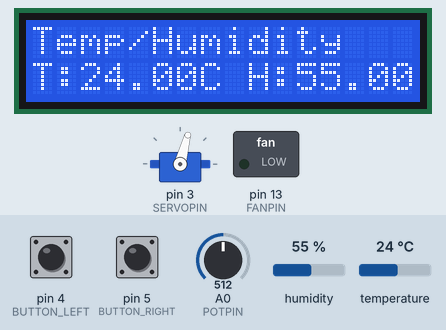
Bench run of a sketch on a simulated Arduino Uno, built with avr-gcc and run on an emulated ATmega328P. Shown: servo, 16×2 character LCD, switched loads named in the sketch (green lamp = pin HIGH). The inputs (shaded band) are chosen by the test bench; at power-on: pin 4 (BUTTON_LEFT) HIGH, A0 (POTPIN) = 512, pin 5 (BUTTON_RIGHT) HIGH, humidity 55 %, temperature 24 °C.

Above: at 2.2 s.
2.3 s: pin 4 (BUTTON_LEFT) pulled LOW for 1 s
At 4.7 s:
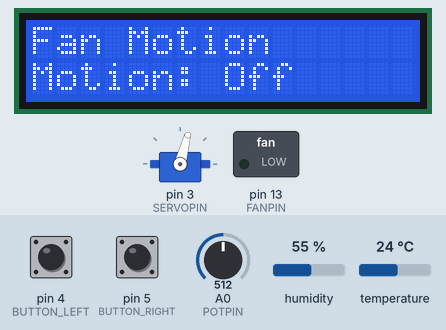
5.0 s: A0 (POTPIN) set to 527
At 5.13 s:
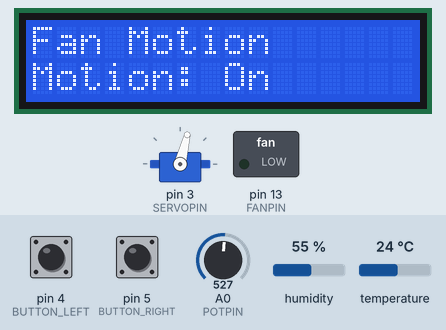
7.1 s: pin 5 (BUTTON_RIGHT) pulled LOW for 0.25 s
At 9.79 s:
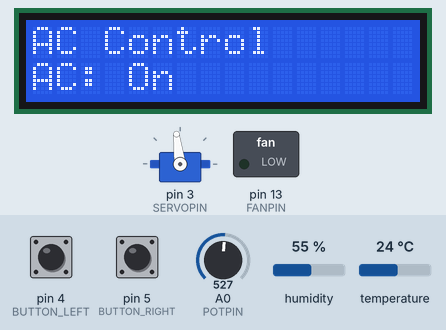
9.8 s: pin 5 (BUTTON_RIGHT) pulled LOW for 1 s
At 11.33 s:
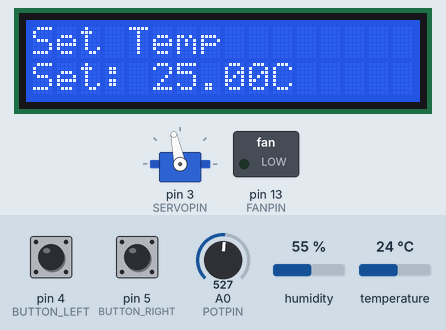
12.3 s: A0 (POTPIN) set to 471
At 15.49 s:
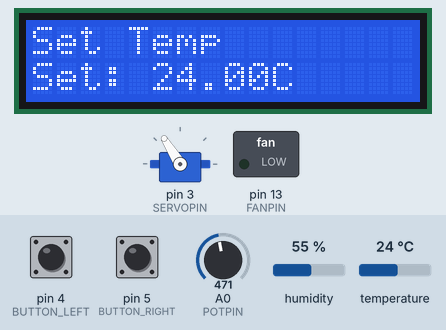
17.1 s: A0 (POTPIN) set to 451
At 17.57 s:
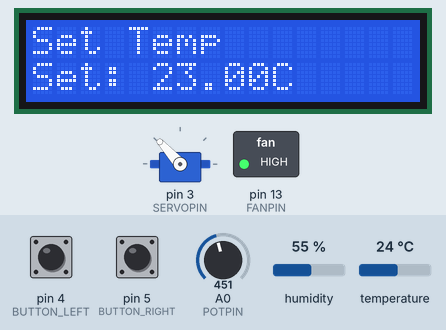
Timing chart, 0 to 23.1 s (numbered marks = the images above; inputs shaded):
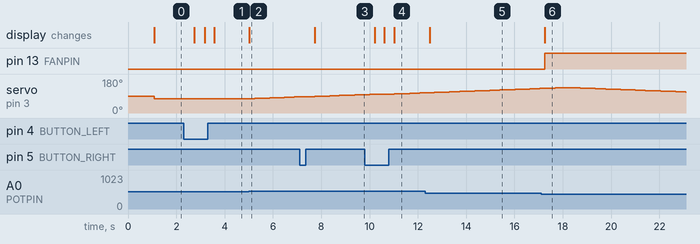

Measured:
- the behaviour switches between 512 and 513 on A0 (POTPIN) (found by bisection; images 1 and 2)
- the behaviour switches between 461 and 460 on A0 (POTPIN) (found by bisection; images 5 and 6)
- after the input at 2.3 s, the display: first changes after 0.44 s (image 1 shows a later state)
- after the input at 5.0 s, servo on pin 3 (SERVOPIN): moves from 75° to 86° over 2.1 s, starting at once; the display: changes at once (image 2)
- after the input at 7.1 s, the display: changes after 0.63 s (image 3)
- after the input at 9.8 s, the display: first changes after 0.41 s (image 4 shows a later state)
- after the input at 12.3 s, the display: changes after 0.18 s (image 5)
- after the input at 17.1 s, pin 13 (FANPIN): LOW → HIGH after 0.16 s; the display: changes after 0.16 s (image 6)

The sketch:

simpleHVAC.ino
```cpp
// Arduino HVAC Project with LCD Menu and Fan Control
#include <DHT.h>
#include <Servo.h>
#include <LiquidCrystal.h>

// --- Pins ---
#define DHTPIN 2
#define DHTTYPE DHT11
#define SERVOPIN 3
#define BUTTON_LEFT 4
#define BUTTON_RIGHT 5
#define FANPIN 13
#define POTPIN A0

// LCD Pins: RS, E, D4, D5, D6, D7
LiquidCrystal lcd(12, 11, 10, 9, 8, 7);
DHT dht(DHTPIN, DHTTYPE);
Servo myServo;

// --- Global Variables ---
float temperature = 0;
float humidity = 0;
float setpoint = 25.0;
int fanLevel = 1;  // 0 = Low, 1 = Mid, 2 = High
bool fanMotion = false;
bool acEnabled = true;
int menuIndex = 0;
unsigned long lastMotionTime = 0;
bool sweepRight = true;

// --- Setup ---
void setup() {
  pinMode(FANPIN, OUTPUT);
  pinMode(BUTTON_LEFT, INPUT_PULLUP);
  pinMode(BUTTON_RIGHT, INPUT_PULLUP);

  myServo.attach(SERVOPIN);
  dht.begin();
  lcd.begin(16, 2);
  lcd.print("Starting...");
  delay(1000);
  lcd.clear();
}

// --- Menu Labels ---
const char* menuItems[] = {
  "Temp/Humidity",
  "Set Temp",
  "Fan Motion",
  "AC Control",
  "Fan Power"
};
const int menuSize = sizeof(menuItems) / sizeof(menuItems[0]);

// --- Loop ---
void loop() {
  readSensors();
  handleMenu();
  controlFan();
  controlServo();
  delay(200);
}

void readSensors() {
  temperature = dht.readTemperature();
  humidity = dht.readHumidity();
}

void handleMenu() {
  lcd.clear();
  lcd.setCursor(0, 0);
  lcd.print(menuItems[menuIndex]);

  if (menuIndex == 0) {  // Temp/Humidity
    lcd.setCursor(0, 1);
    lcd.print("T:"); lcd.print(temperature); lcd.print("C");
    lcd.print(" H:"); lcd.print(humidity);

  } else if (menuIndex == 1) {  // Set Temp
    int pot = analogRead(POTPIN);
    setpoint = map(pot, 0, 1023, 15, 35);
    lcd.setCursor(0, 1);
    lcd.print("Set: "); lcd.print(setpoint); lcd.print("C");

  } else if (menuIndex == 2) {  // Fan Motion
    int pot = analogRead(POTPIN);
    fanMotion = pot > 512;
    lcd.setCursor(0, 1);
    lcd.print("Motion: "); lcd.print(fanMotion ? "On " : "Off");

  } else if (menuIndex == 3) {  // AC Control
    int pot = analogRead(POTPIN);
    acEnabled = pot > 512;
    lcd.setCursor(0, 1);
    lcd.print("AC: "); lcd.print(acEnabled ? "On " : "Off");

  } else if (menuIndex == 4) {  // Fan Power
    int pot = analogRead(POTPIN);
    fanLevel = map(pot, 0, 1023, 0, 2);
    lcd.setCursor(0, 1);
    lcd.print("Power: ");
    lcd.print(fanLevel == 0 ? "Low " : fanLevel == 1 ? "Mid " : "High");
  }

  // Handle buttons
  if (digitalRead(BUTTON_LEFT) == LOW) {
    menuIndex = (menuIndex - 1 + menuSize) % menuSize;
    delay(200);
  } else if (digitalRead(BUTTON_RIGHT) == LOW) {
    menuIndex = (menuIndex + 1) % menuSize;
    delay(200);
  }
}

void controlFan() {
  if (acEnabled && temperature > setpoint) {
    // Adjust fan speed using PWM levels
    int pwm = fanLevel == 0 ? 85 : fanLevel == 1 ? 170 : 255;
    analogWrite(FANPIN, pwm);
  } else {
    analogWrite(FANPIN, 0);
  }
}

void controlServo() {
  if (fanMotion) {
    unsigned long now = millis();
    if (now - lastMotionTime > 50) {
      static int angle = 75;
      angle += sweepRight ? 1 : -1;
      if (angle >= 135) sweepRight = false;
      if (angle <= 15) sweepRight = true;
      myServo.write(angle);
      lastMotionTime = now;
    }
  } else {
    myServo.write(75);  // default position
  }
}
```
